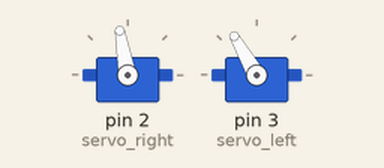
This sketch was run on a simulated Arduino Uno, built with avr-gcc and run on an emulated ATmega328P. Parts: 2 × servo.

Above: at 0.05 s.
Timing chart, 0 to 4.6 s (numbered marks = the images above):
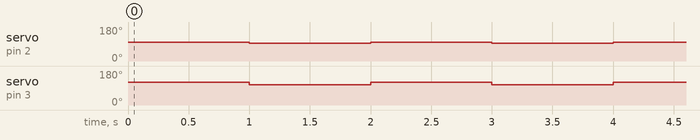

Measured:
- by itself, servo on pin 2 (servo_right): alternates 100° for 1.0 s and 95° for 1.0 s
- by itself, servo on pin 3 (servo_left): alternates 120° for 1.0 s and 107° for 1.0 s

The sketch:

alice-servo-test.ino
```cpp
#include <Servo.h>

Servo servo_right;
Servo servo_left;

void setup() {
  // put your setup code here, to run once:
  servo_right.attach(2);
  servo_left.attach(3);
  servo_right.write(95);
  servo_left.write(120);
}

void loop() {
  // put your main code here, to run repeatedly:
  servo_right.write(100);
  delay(1000);
  servo_right.write(95);
  servo_left.write(107);
  delay(1000);
  servo_left.write(120);

}
```
